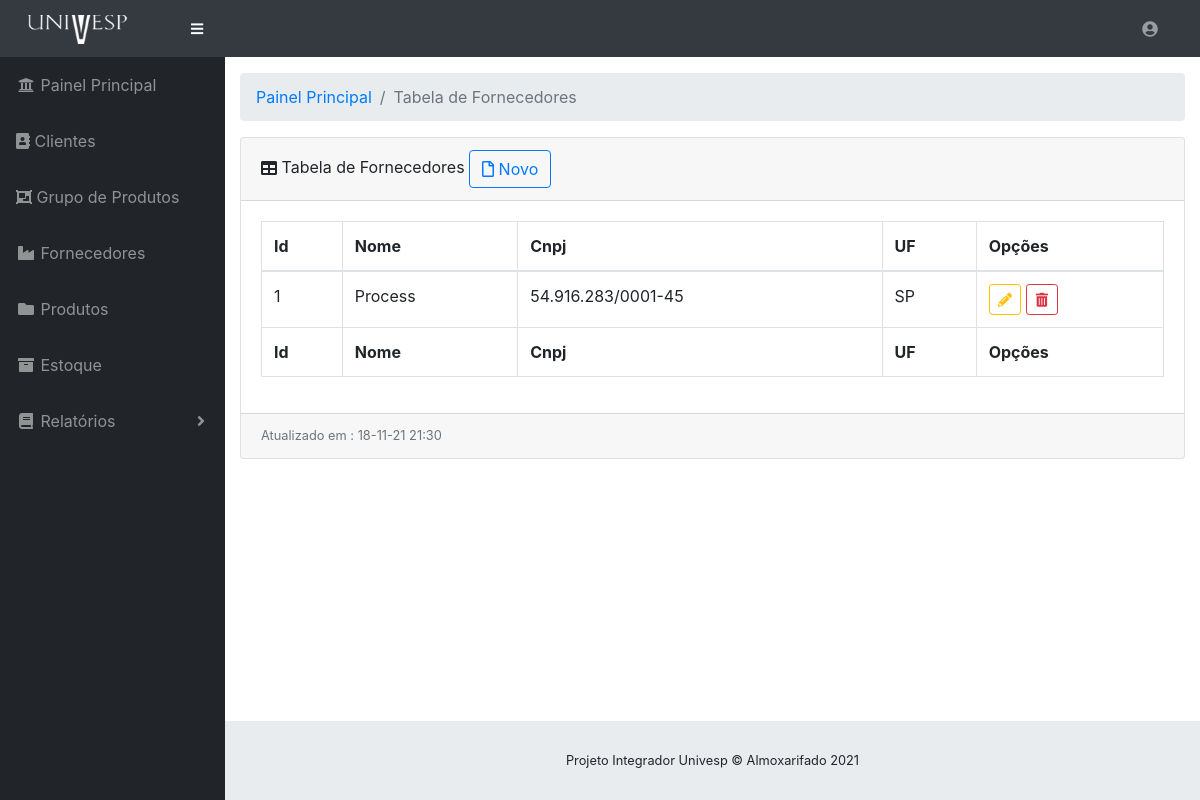
The app's page /view/lista_fornecedores.php (signed in) with its own data.
### tables this page shows
CREATE TABLE IF NOT EXISTS `fornecedores` (
  `id` int(11) NOT NULL AUTO_INCREMENT,
  `nome` varchar(100) DEFAULT NULL,
  `cnpj` varchar(50) DEFAULT NULL,
  `uf` varchar(3) DEFAULT NULL,
  `tipo_estabelecimento` varchar(50) DEFAULT NULL,
  PRIMARY KEY (`id`)
);

### view/lista_fornecedores.php (the view, shortened to what this page needs)
<?php
require "../dao/conexao.php";
$sql_lista_fornec = "SELECT * FROM fornecedores";
$result_lista_fornec = mysqli_query($conexao, $sql_lista_fornec);
?>
<!DOCTYPE html>
<html lang="en">
<head>
  <link href="../vendor/fontawesome-free/css/all.min.css" rel="stylesheet" type="text/css">
  <link href="../vendor/datatables/dataTables.bootstrap4.css" rel="stylesheet">
  <link href="../css/sb-admin.css" rel="stylesheet">
</head>
<body id="page-top">
  <?php
  include_once "nav.php";
  ?>
  <div id="wrapper">
    <?php
    include_once "menu.php";
    ?>
    <div id="content-wrapper">
      <div class="container-fluid">
        <ol class="breadcrumb">
          <li class="breadcrumb-item">
            <a href="painel.php">Painel Principal</a>
          </li>
          <li class="breadcrumb-item active">Tabela de Fornecedores</li>
        </ol>
        <div class="card mb-3">
          <div class="card-header">
            <i class="fas fa-table"></i>
            Tabela de Fornecedores
            <button style="" type="button" data-toggle="modal" data-target="#modal_cadastrar_fornecedor" class="btn btn-outline-primary fixed-right"> <i class="far fa-file" aria-hidden="true"></i> Novo</button>
            </div>
          <div class="card-body">
            <div class="table-responsive">
              <table class="table table-bordered" id="dataTable" width="100%" cellspacing="0">
                <thead>
                  <tr>
                    <th>Id</th>
                    <th>Nome</th>
                    <th>Cnpj</th>
                    <th>UF</th>
                    <th>Opções</th>
                  </tr>
                </thead>
                <tfoot>
                  <tr>
                    <th>Id</th>
                    <th>Nome</th>
                    <th>Cnpj</th>
                    <th>UF</th>
                    <th>Opções</th>
                  </tr>
                </tfoot>
                <tbody>
                  <?php while ($dados_lista_fornec = mysqli_fetch_array($result_lista_fornec)) {
                    echo "<tr>";
                    echo "<td> " . $dados_lista_fornec['id'] . "</td>";
                    echo "<td> " . $dados_lista_fornec['nome'] . "</td>";
                    echo "<td> " . $dados_lista_fornec['cnpj'] . "</td>";
                    echo "<td> " . $dados_lista_fornec['uf'] . "</td>";
                    echo "<td> " . "<a href='select_alterar_fornecedor.php?id=".$dados_lista_fornec['id']."' type='button' class='btn btn-outline-warning btn-sm 'data-toggle='tooltip' data-placement='top' title='Alterar' style='width:20%;'><i class='fas fa-pencil-alt' aria-hidden='true'></i></a>"." "."<a href='#' data-href='confirmar_exclusao_fornecedor.php?id=".$dados_lista_fornec['id']."' type='button' class='btn btn-outline-danger btn-sm' data-toggle='modal' data-target='#confirm-delete' data-placement='top' title='Excluir' style='width:20%;'><i class='fas fa-trash-alt' aria-hidden='true'></i></a>"."</td>";
                    echo "</tr>";
                  }
                  ?>
                </tbody>
              </table>
            </div>
          </div>
          <div class="card-footer small text-muted"> Atualizado em :
            <?php date_default_timezone_set('America/Sao_Paulo');
            $date = date('d-m-y H:i');
            echo $date; ?>
          </div>
        </div
      ></div>
    </div>
    <footer class="sticky-footer">
      <div class="container my-auto">
        <div class="copyright text-center my-auto">
          <span>Projeto Integrador Univesp © Almoxarifado 2021</span>
        </div>
      </div>
    </footer>
  </div>
</body>
</html>

### records on screen
fornecedores: id "1", nome "Process", cnpj "54.916.283/0001-45", uf "SP"
